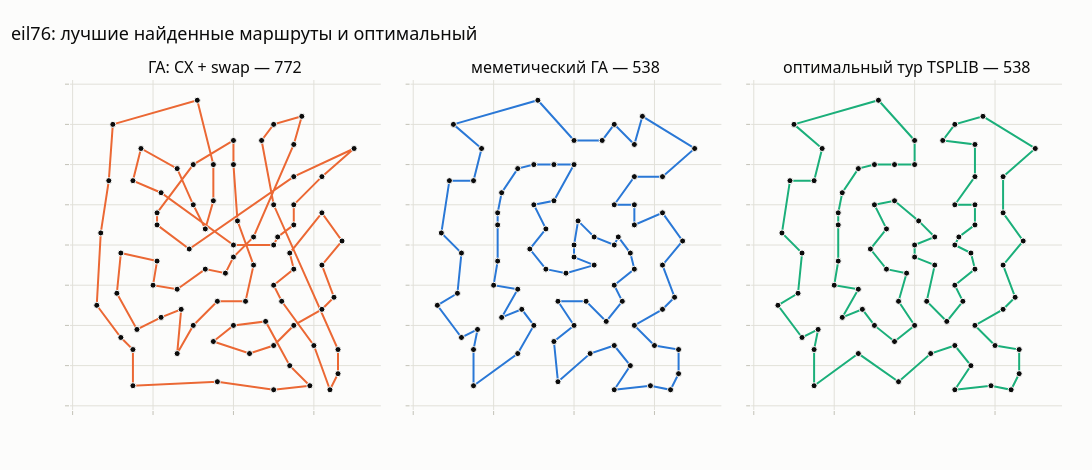

The cell this chart's notebook holds for it:
### Code cell
# Лучший найденный тур против оптимального
best_run = min(ga_runs['меметический ГА: CX + инверсия + 2-opt'], key=lambda r: r['length'])
pure_run = min(ga_runs['ГА: CX + swap'], key=lambda r: r['length'])


def tour_trace(t, color, name, showlegend=True):
    loop = COORDS[np.r_[t, t[:1]]]
    return go.Scatter(x=loop[:, 0], y=loop[:, 1], mode='lines', name=name, showlegend=showlegend,
                      line=dict(color=color, width=2), hoverinfo='skip')


def city_trace(showlegend=False):
    return go.Scatter(x=COORDS[:, 0], y=COORDS[:, 1], mode='markers', name='города', showlegend=showlegend,
                      marker=dict(color=INK, size=6, line=dict(color=SURFACE, width=1)),
                      text=[f'город {i + 1}' for i in range(N_CITY)], hovertemplate='%{text}<br>(%{x}; %{y})<extra></extra>')


fig = make_subplots(rows=1, cols=3, horizontal_spacing=0.03,
                    subplot_titles=[f'ГА: CX + swap — {pure_run["length"]:.0f}',
                                    f'меметический ГА — {best_run["length"]:.0f}', f'оптимальный тур TSPLIB — {OPT_LEN:.0f}'])
for c, (t, col) in enumerate([(pure_run['best'], PALETTE[1]), (best_run['best'], PALETTE[0]), (OPT_TOUR, PALETTE[2])], 1):
    fig.add_trace(tour_trace(t, col, '', showlegend=False), 1, c)
    fig.add_trace(city_trace(), 1, c)
    fig.update_xaxes(showticklabels=False, row=1, col=c)
    fig.update_yaxes(showticklabels=False, scaleanchor=f'x{c if c > 1 else ""}', row=1, col=c)
fig.update_layout(title='eil76: лучшие найденные маршруты и оптимальный', height=470, width=1300)
save(fig, 'B1_tours', width=1300, height=470)
fig.show()

### Figure 1 — Plotly figure (JSON) as saved in the notebook; plotly's stock layout.template omitted (floating-point values rounded to 4 significant figures)
{"data": [{"hoverinfo": "skip", "line": {"color": "#eb6834", "width": 2}, "mode": "lines", "name": "", "showlegend": false, "type": "scatter", "x": [10.0, 9.0, 7.0, 6.0, 12.0, 15.0, 15.0, 36.0, 50.0, 59.0, 54.0, 48.0, 40.0, 35.0, 44.0, 50.0, 55.0, 62.0, 65.0, 62.0, 67.0, 62.0, 54.0, 55.0, 50.0, 52.0, 60.0, 64.0, 66.0, 66.0, 50.0, 47.0, 50.0, 57.0, 55.0, 45.0, 40.0, 38.0, 33.0, 26.0, 20.0, 21.0, 12.0, 11.0, 16.0, 22.0, 27.0, 26.0, 30.0, 36.0, 43.0, 45.0, 41.0, 40.0, 40.0, 30.0, 21.0, 21.0, 29.0, 55.0, 70.0, 62.0, 55.0, 55.0, 51.0, 50.0, 40.0, 22.0, 15.0, 17.0, 26.0, 30.0, 33.0, 35.0, 35.0, 31.0, 10.0], "xaxis": "x", "y": [70.0, 56.0, 43.0, 25.0, 17.0, 14.0, 5.0, 6.0, 4.0, 5.0, 10.0, 21.0, 20.0, 16.0, 13.0, 15.0, 20.0, 24.0, 27.0, 35.0, 41.0, 48.0, 38.0, 34.0, 30.0, 26.0, 15.0, 4.0, 8.0, 14.0, 50.0, 66.0, 70.0, 72.0, 65.0, 42.0, 37.0, 33.0, 34.0, 29.0, 30.0, 36.0, 38.0, 28.0, 19.0, 22.0, 24.0, 13.0, 20.0, 26.0, 26.0, 35.0, 46.0, 60.0, 66.0, 60.0, 48.0, 45.0, 39.0, 57.0, 64.0, 57.0, 50.0, 45.0, 42.0, 40.0, 40.0, 53.0, 56.0, 64.0, 59.0, 50.0, 44.0, 51.0, 60.0, 76.0, 70.0], "yaxis": "y"}, {"hovertemplate": "%{text}<br>(%{x}; %{y})<extra></extra>", "marker": {"color": "#0b0b0b", "line": {"color": "#fcfcfb", "width": 1}, "size": 6}, "mode": "markers", "name": "города", "showlegend": false, "text": ["город 1", "город 2", "город 3", "город 4", "город 5", "город 6", "город 7", "город 8", "город 9", "город 10", "город 11", "город 12", "город 13", "город 14", "город 15", "город 16", "город 17", "город 18", "город 19", "город 20", "город 21", "город 22", "город 23", "город 24", "город 25", "город 26", "город 27", "город 28", "город 29", "город 30", "город 31", "город 32", "город 33", "город 34", "город 35", "город 36", "город 37", "город 38", "город 39", "город 40", "город 41", "город 42", "город 43", "город 44", "город 45", "город 46", "город 47", "город 48", "город 49", "город 50", "город 51", "город 52", "город 53", "город 54", "город 55", "город 56", "город 57", "город 58", "город 59", "город 60", "город 61", "город 62", "город 63", "город 64", "город 65", "город 66", "город 67", "город 68", "город 69", "город 70", "город 71", "город 72", "город 73", "город 74", "город 75", "город 76"], "type": "scatter", "x": [22.0, 36.0, 21.0, 45.0, 55.0, 33.0, 50.0, 55.0, 26.0, 40.0, 55.0, 35.0, 62.0, 62.0, 62.0, 21.0, 33.0, 9.0, 62.0, 66.0, 44.0, 26.0, 11.0, 7.0, 17.0, 41.0, 55.0, 35.0, 52.0, 43.0, 31.0, 22.0, 26.0, 50.0, 55.0, 54.0, 60.0, 47.0, 30.0, 30.0, 12.0, 15.0, 16.0, 21.0, 50.0, 51.0, 50.0, 48.0, 12.0, 15.0, 29.0, 54.0, 55.0, 67.0, 10.0, 6.0, 65.0, 40.0, 70.0, 64.0, 36.0, 30.0, 20.0, 15.0, 50.0, 57.0, 45.0, 38.0, 50.0, 66.0, 59.0, 35.0, 27.0, 40.0, 40.0, 40.0], "xaxis": "x", "y": [22.0, 26.0, 45.0, 35.0, 20.0, 34.0, 50.0, 45.0, 59.0, 66.0, 65.0, 51.0, 35.0, 57.0, 24.0, 36.0, 44.0, 56.0, 48.0, 14.0, 13.0, 13.0, 28.0, 43.0, 64.0, 46.0, 34.0, 16.0, 26.0, 26.0, 76.0, 53.0, 29.0, 40.0, 50.0, 10.0, 15.0, 66.0, 60.0, 50.0, 17.0, 14.0, 19.0, 48.0, 30.0, 42.0, 15.0, 21.0, 38.0, 56.0, 39.0, 38.0, 57.0, 41.0, 70.0, 25.0, 27.0, 60.0, 64.0, 4.0, 6.0, 20.0, 30.0, 5.0, 70.0, 72.0, 42.0, 33.0, 4.0, 8.0, 5.0, 60.0, 24.0, 20.0, 37.0, 40.0], "yaxis": "y"}, {"hoverinfo": "skip", "line": {"color": "#2a78d6", "width": 2}, "mode": "lines", "name": "", "showlegend": false, "type": "scatter", "x": [33.0, 29.0, 33.0, 30.0, 35.0, 40.0, 35.0, 30.0, 26.0, 22.0, 21.0, 21.0, 21.0, 20.0, 26.0, 22.0, 27.0, 30.0, 26.0, 15.0, 15.0, 16.0, 12.0, 6.0, 11.0, 12.0, 7.0, 9.0, 15.0, 17.0, 10.0, 31.0, 40.0, 47.0, 50.0, 55.0, 57.0, 70.0, 62.0, 55.0, 50.0, 55.0, 55.0, 62.0, 67.0, 62.0, 65.0, 62.0, 55.0, 60.0, 66.0, 66.0, 64.0, 59.0, 50.0, 54.0, 50.0, 44.0, 36.0, 35.0, 40.0, 36.0, 43.0, 48.0, 52.0, 50.0, 55.0, 54.0, 51.0, 50.0, 45.0, 41.0, 40.0, 40.0, 45.0, 38.0, 33.0], "xaxis": "x2", "y": [34.0, 39.0, 44.0, 50.0, 51.0, 60.0, 60.0, 60.0, 59.0, 53.0, 48.0, 45.0, 36.0, 30.0, 29.0, 22.0, 24.0, 20.0, 13.0, 5.0, 14.0, 19.0, 17.0, 25.0, 28.0, 38.0, 43.0, 56.0, 56.0, 64.0, 70.0, 76.0, 66.0, 66.0, 70.0, 65.0, 72.0, 64.0, 57.0, 57.0, 50.0, 50.0, 45.0, 48.0, 41.0, 35.0, 27.0, 24.0, 20.0, 15.0, 14.0, 8.0, 4.0, 5.0, 4.0, 10.0, 15.0, 13.0, 6.0, 16.0, 20.0, 26.0, 26.0, 21.0, 26.0, 30.0, 34.0, 38.0, 42.0, 40.0, 42.0, 46.0, 40.0, 37.0, 35.0, 33.0, 34.0], "yaxis": "y2"}, {"hovertemplate": "%{text}<br>(%{x}; %{y})<extra></extra>", "marker": {"color": "#0b0b0b", "line": {"color": "#fcfcfb", "width": 1}, "size": 6}, "mode": "markers", "name": "города", "showlegend": false, "text": ["город 1", "город 2", "город 3", "город 4", "город 5", "город 6", "город 7", "город 8", "город 9", "город 10", "город 11", "город 12", "город 13", "город 14", "город 15", "город 16", "город 17", "город 18", "город 19", "город 20", "город 21", "город 22", "город 23", "город 24", "город 25", "город 26", "город 27", "город 28", "город 29", "город 30", "город 31", "город 32", "город 33", "город 34", "город 35", "город 36", "город 37", "город 38", "город 39", "город 40", "город 41", "город 42", "город 43", "город 44", "город 45", "город 46", "город 47", "город 48", "город 49", "город 50", "город 51", "город 52", "город 53", "город 54", "город 55", "город 56", "город 57", "город 58", "город 59", "город 60", "город 61", "город 62", "город 63", "город 64", "город 65", "город 66", "город 67", "город 68", "город 69", "город 70", "город 71", "город 72", "город 73", "город 74", "город 75", "город 76"], "type": "scatter", "x": [22.0, 36.0, 21.0, 45.0, 55.0, 33.0, 50.0, 55.0, 26.0, 40.0, 55.0, 35.0, 62.0, 62.0, 62.0, 21.0, 33.0, 9.0, 62.0, 66.0, 44.0, 26.0, 11.0, 7.0, 17.0, 41.0, 55.0, 35.0, 52.0, 43.0, 31.0, 22.0, 26.0, 50.0, 55.0, 54.0, 60.0, 47.0, 30.0, 30.0, 12.0, 15.0, 16.0, 21.0, 50.0, 51.0, 50.0, 48.0, 12.0, 15.0, 29.0, 54.0, 55.0, 67.0, 10.0, 6.0, 65.0, 40.0, 70.0, 64.0, 36.0, 30.0, 20.0, 15.0, 50.0, 57.0, 45.0, 38.0, 50.0, 66.0, 59.0, 35.0, 27.0, 40.0, 40.0, 40.0], "xaxis": "x2", "y": [22.0, 26.0, 45.0, 35.0, 20.0, 34.0, 50.0, 45.0, 59.0, 66.0, 65.0, 51.0, 35.0, 57.0, 24.0, 36.0, 44.0, 56.0, 48.0, 14.0, 13.0, 13.0, 28.0, 43.0, 64.0, 46.0, 34.0, 16.0, 26.0, 26.0, 76.0, 53.0, 29.0, 40.0, 50.0, 10.0, 15.0, 66.0, 60.0, 50.0, 17.0, 14.0, 19.0, 48.0, 30.0, 42.0, 15.0, 21.0, 38.0, 56.0, 39.0, 38.0, 57.0, 41.0, 70.0, 25.0, 27.0, 60.0, 64.0, 4.0, 6.0, 20.0, 30.0, 5.0, 70.0, 72.0, 42.0, 33.0, 4.0, 8.0, 5.0, 60.0, 24.0, 20.0, 37.0, 40.0], "yaxis": "y2"}, {"hoverinfo": "skip", "line": {"color": "#1baf7a", "width": 2}, "mode": "lines", "name": "", "showlegend": false, "type": "scatter", "x": [22.0, 26.0, 20.0, 21.0, 21.0, 21.0, 22.0, 26.0, 30.0, 35.0, 40.0, 40.0, 31.0, 10.0, 17.0, 15.0, 9.0, 7.0, 12.0, 11.0, 6.0, 12.0, 16.0, 15.0, 15.0, 26.0, 36.0, 44.0, 50.0, 54.0, 50.0, 59.0, 64.0, 66.0, 66.0, 60.0, 55.0, 62.0, 65.0, 62.0, 67.0, 62.0, 62.0, 70.0, 57.0, 50.0, 47.0, 55.0, 55.0, 50.0, 55.0, 55.0, 51.0, 50.0, 54.0, 55.0, 50.0, 52.0, 48.0, 43.0, 45.0, 40.0, 40.0, 45.0, 41.0, 35.0, 30.0, 33.0, 29.0, 33.0, 38.0, 36.0, 40.0, 35.0, 30.0, 27.0, 22.0], "xaxis": "x3", "y": [22.0, 29.0, 30.0, 36.0, 45.0, 48.0, 53.0, 59.0, 60.0, 60.0, 60.0, 66.0, 76.0, 70.0, 64.0, 56.0, 56.0, 43.0, 38.0, 28.0, 25.0, 17.0, 19.0, 14.0, 5.0, 13.0, 6.0, 13.0, 15.0, 10.0, 4.0, 5.0, 4.0, 8.0, 14.0, 15.0, 20.0, 24.0, 27.0, 35.0, 41.0, 48.0, 57.0, 64.0, 72.0, 70.0, 66.0, 65.0, 57.0, 50.0, 50.0, 45.0, 42.0, 40.0, 38.0, 34.0, 30.0, 26.0, 21.0, 26.0, 35.0, 37.0, 40.0, 42.0, 46.0, 51.0, 50.0, 44.0, 39.0, 34.0, 33.0, 26.0, 20.0, 16.0, 20.0, 24.0, 22.0], "yaxis": "y3"}, {"hovertemplate": "%{text}<br>(%{x}; %{y})<extra></extra>", "marker": {"color": "#0b0b0b", "line": {"color": "#fcfcfb", "width": 1}, "size": 6}, "mode": "markers", "name": "города", "showlegend": false, "text": ["город 1", "город 2", "город 3", "город 4", "город 5", "город 6", "город 7", "город 8", "город 9", "город 10", "город 11", "город 12", "город 13", "город 14", "город 15", "город 16", "город 17", "город 18", "город 19", "город 20", "город 21", "город 22", "город 23", "город 24", "город 25", "город 26", "город 27", "город 28", "город 29", "город 30", "город 31", "город 32", "город 33", "город 34", "город 35", "город 36", "город 37", "город 38", "город 39", "город 40", "город 41", "город 42", "город 43", "город 44", "город 45", "город 46", "город 47", "город 48", "город 49", "город 50", "город 51", "город 52", "город 53", "город 54", "город 55", "город 56", "город 57", "город 58", "город 59", "город 60", "город 61", "город 62", "город 63", "город 64", "город 65", "город 66", "город 67", "город 68", "город 69", "город 70", "город 71", "город 72", "город 73", "город 74", "город 75", "город 76"], "type": "scatter", "x": [22.0, 36.0, 21.0, 45.0, 55.0, 33.0, 50.0, 55.0, 26.0, 40.0, 55.0, 35.0, 62.0, 62.0, 62.0, 21.0, 33.0, 9.0, 62.0, 66.0, 44.0, 26.0, 11.0, 7.0, 17.0, 41.0, 55.0, 35.0, 52.0, 43.0, 31.0, 22.0, 26.0, 50.0, 55.0, 54.0, 60.0, 47.0, 30.0, 30.0, 12.0, 15.0, 16.0, 21.0, 50.0, 51.0, 50.0, 48.0, 12.0, 15.0, 29.0, 54.0, 55.0, 67.0, 10.0, 6.0, 65.0, 40.0, 70.0, 64.0, 36.0, 30.0, 20.0, 15.0, 50.0, 57.0, 45.0, 38.0, 50.0, 66.0, 59.0, 35.0, 27.0, 40.0, 40.0, 40.0], "xaxis": "x3", "y": [22.0, 26.0, 45.0, 35.0, 20.0, 34.0, 50.0, 45.0, 59.0, 66.0, 65.0, 51.0, 35.0, 57.0, 24.0, 36.0, 44.0, 56.0, 48.0, 14.0, 13.0, 13.0, 28.0, 43.0, 64.0, 46.0, 34.0, 16.0, 26.0, 26.0, 76.0, 53.0, 29.0, 40.0, 50.0, 10.0, 15.0, 66.0, 60.0, 50.0, 17.0, 14.0, 19.0, 48.0, 30.0, 42.0, 15.0, 21.0, 38.0, 56.0, 39.0, 38.0, 57.0, 41.0, 70.0, 25.0, 27.0, 60.0, 64.0, 4.0, 6.0, 20.0, 30.0, 5.0, 70.0, 72.0, 42.0, 33.0, 4.0, 8.0, 5.0, 60.0, 24.0, 20.0, 37.0, 40.0], "yaxis": "y3"}], "layout": {"annotations": [{"font": {"size": 16}, "showarrow": false, "text": "ГА: CX + swap — 772", "x": 0.1567, "xanchor": "center", "xref": "paper", "y": 1.0, "yanchor": "bottom", "yref": "paper"}, {"font": {"size": 16}, "showarrow": false, "text": "меметический ГА — 538", "x": 0.5, "xanchor": "center", "xref": "paper", "y": 1.0, "yanchor": "bottom", "yref": "paper"}, {"font": {"size": 16}, "showarrow": false, "text": "оптимальный тур TSPLIB — 538", "x": 0.8433, "xanchor": "center", "xref": "paper", "y": 1.0, "yanchor": "bottom", "yref": "paper"}], "height": 470, "title": {"text": "eil76: лучшие найденные маршруты и оптимальный"}, "width": 1300, "xaxis": {"anchor": "y", "domain": [0.0, 0.3133], "showticklabels": false}, "xaxis2": {"anchor": "y2", "domain": [0.3433, 0.6567], "showticklabels": false}, "xaxis3": {"anchor": "y3", "domain": [0.6867, 1.0], "showticklabels": false}, "yaxis": {"anchor": "x", "domain": [0.0, 1.0], "scaleanchor": "x", "showticklabels": false}, "yaxis2": {"anchor": "x2", "domain": [0.0, 1.0], "scaleanchor": "x2", "showticklabels": false}, "yaxis3": {"anchor": "x3", "domain": [0.0, 1.0], "scaleanchor": "x3", "showticklabels": false}}}
